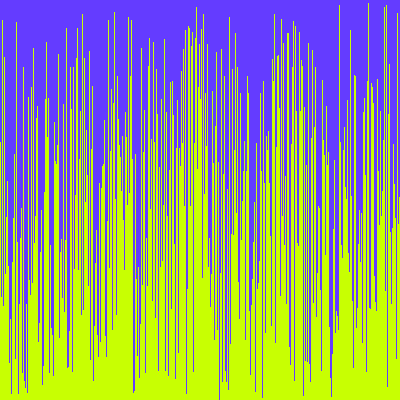
Frame 1 (no input)
Frame 60 (the mouse pressed at the canvas centre just before this capture): identical to frame 1, image omitted
Frame 120 (the mouse held since frame 60 and released just before this capture): identical to frame 1, image omitted

The Processing sketch that drew this single still picture (run headless with seeded random() and noise(); from frame 60 on, the mouse is pressed at the canvas centre):

// Processing sketch: Visual_Array_Sorter
// ── Visual_Array_Sorter.pde
//1. create int variables for the width and height

//2. create an array of ints that contain the same
//   number of ints as the size of your width variable
int[] arrayOfInts = new int[400];
void setup(){
 //3.set the size of your window
size(400,400); 
 //4. initialize the int array with random numbers
 //   from 0 to your height variable
 for(int i = 0; i < width; i++) {
   arrayOfInts[i] = (int)random(height);
 }  

 //5. call the noStroke() method
noStroke();
}

void draw(){
 //6. set the background color with background(r, g, b);
 background(100,60,300);
 //7. set the color for your graph
fill(200,300,2);
 //8. draw a rectangle for each int in your array.
 
 //   the x value will be the element of the int
 //   the y value will be your height variable
 //   the width is 1
 //   the height is negative the value of the int at that element in the array

for(int i = 0; i < arrayOfInts.length; i++) {
   rect(i,height,1,-arrayOfInts[i]);
 }
 
 //9. go through the array and swap any two values that are out of order
 //   Do a search for bubble sort for better clarification
 for(int i = 0; i < arrayOfInts.length; i++) { 
   
 }  
 //10. reset the values of the array to a new random value
 //      whenever the mouse is clicked
 
 //11. try using different sorting algorithms the see which ones are the fastest.
}
